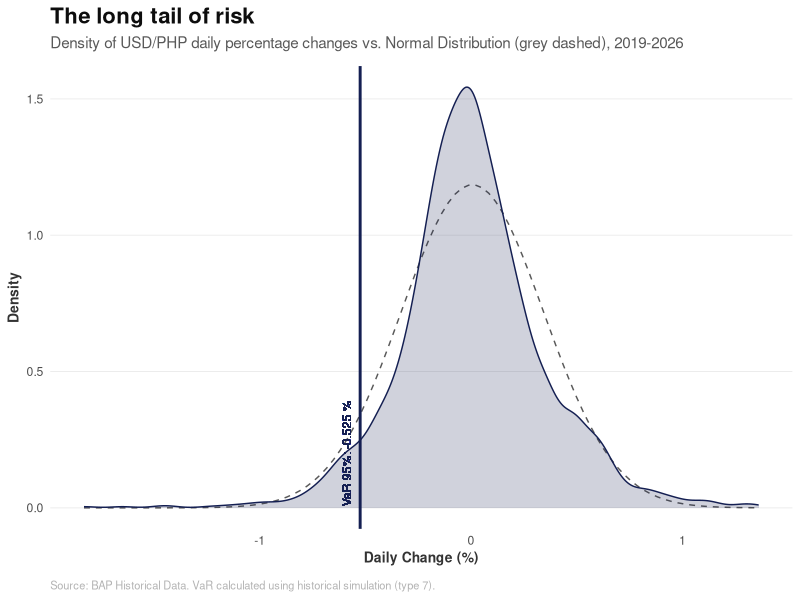
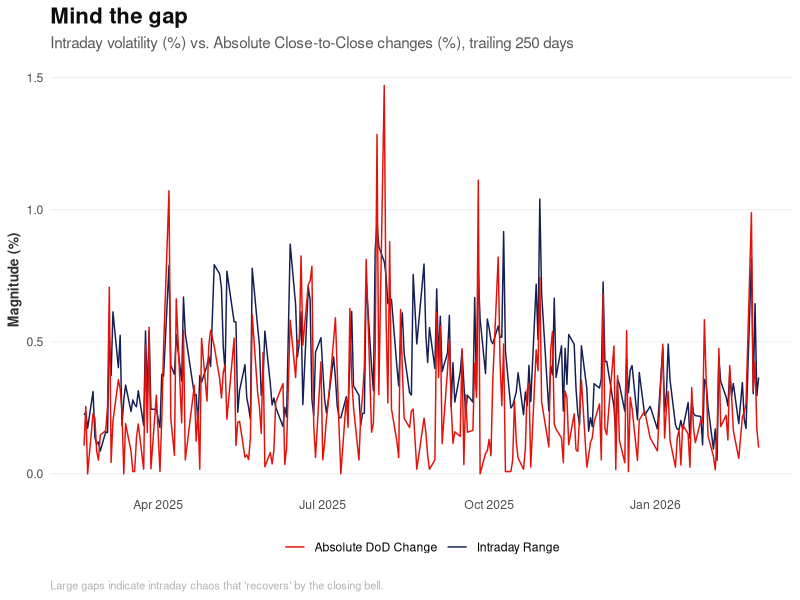
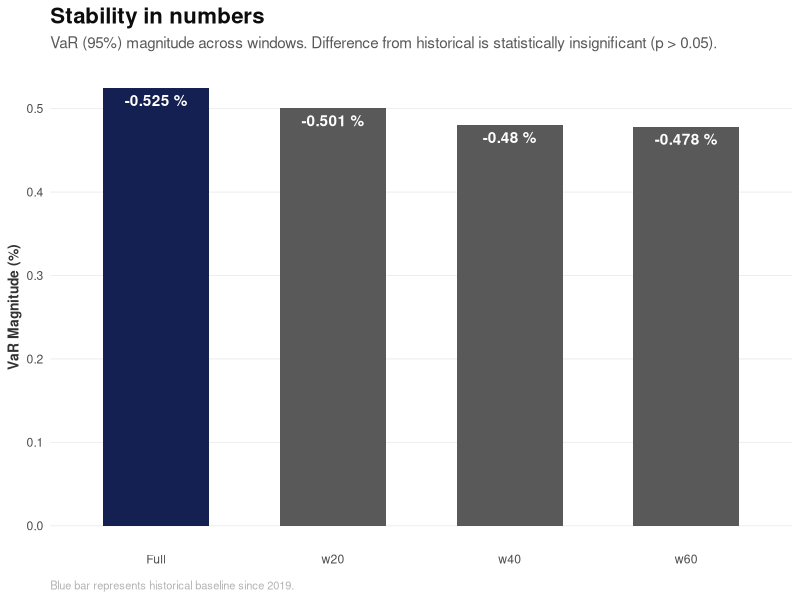
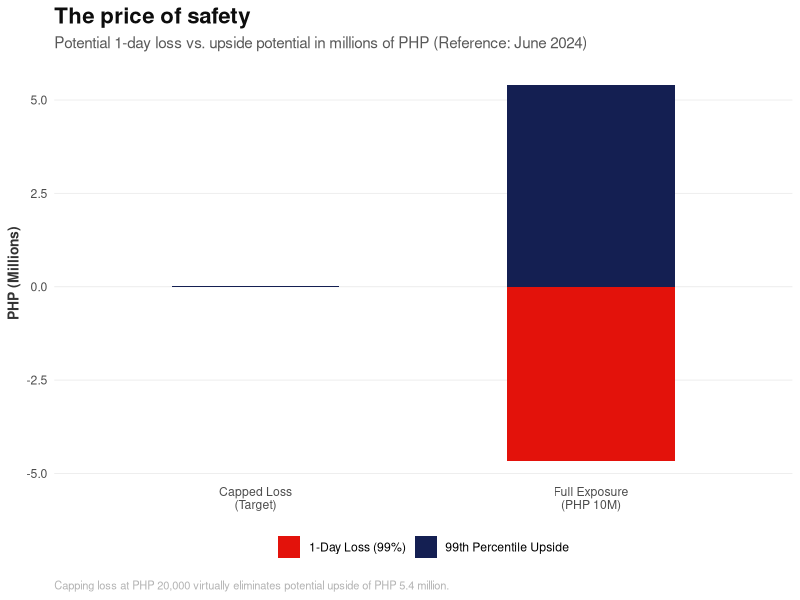

R code for these plots, in order:
## ---- chunk 1
knitr::opts_chunk$set(echo = TRUE, message = FALSE, warning = FALSE, fig.width = 10, fig.height = 6)
library(readr)
library(dplyr)
library(lubridate)
library(knitr)
library(e1071)
library(ggplot2)
library(ggrepel)

# --- ECONOMIST & QVRS THEME ---
theme_economist_quant <- function() {
  theme_minimal() +
    theme(
      text = element_text(family = "sans"),
      plot.title = element_text(face = "bold", size = 16, color = "#0D0D0D"),
      plot.subtitle = element_text(size = 11, color = "#595959", margin = margin(b = 10)),
      plot.caption = element_text(size = 8, color = "#B3B3B3", hjust = 0, margin = margin(t = 10)),
      panel.grid.major.y = element_line(color = "#EBEBEB", linewidth = 0.3),
      panel.grid.major.x = element_blank(),
      panel.grid.minor = element_blank(),
      axis.title = element_text(size = 10, face = "bold", color = "#333333"),
      axis.ticks = element_blank(),
      legend.position = "bottom",
      legend.title = element_blank()
    )
}

econ_blue <- "#141F52" # Chicago 20
econ_red  <- "#E3120B" # Economist Red
econ_grey <- "#595959" # London 35

# Helper for Levene's Test (Manual Implementation)
levene_test_manual <- function(group1, group2) {
  med1 <- median(group1)
  med2 <- median(group2)
  z1 <- abs(group1 - med1)
  z2 <- abs(group2 - med2)
  t_res <- t.test(z1, z2, var.equal = TRUE)
  return(list(statistic = t_res$statistic, p_value = t_res$p.value))
}
## ---- chunk 2
df_raw <- read_csv("data/consolidated_usdphp.csv") %>%
  mutate(Date = as.Date(Date)) %>%
  arrange(Date)

integrity_check <- data.frame(
  Metric = c("Total Row Count", "Start Date", "End Date", "Rows with High < Low"),
  Value = c(
    as.character(nrow(df_raw)),
    as.character(min(df_raw$Date)),
    as.character(max(df_raw$Date)),
    as.character(nrow(filter(df_raw, High < Low)))
  )
)
kable(integrity_check, caption = "Data Integrity Check")
## ---- chunk 3
# Swap High/Low errors
df <- df_raw %>%
  mutate(
    ActualHigh = pmax(High, Low),
    ActualLow = pmin(High, Low),
    High = ActualHigh,
    Low = ActualLow
  ) %>%
  select(-ActualHigh, -ActualLow)

# Compute Derived Columns
df <- df %>%
  mutate(
    dod_cents = (Close - lag(Close)) * 100,
    dod_pct = (Close - lag(Close)) / lag(Close) * 100,
    intraday_cents = (High - Low) * 100,
    intraday_pct = (High - Low) / Low * 100
  )

# Separate for DoD analysis (drop NA row)
df_returns <- df %>% filter(!is.na(dod_cents))

# Cleaning Verification Output
cleaning_stats <- data.frame(
  Metric = c("Swapped High/Low Count", "Derived Columns", "Remaining Rows"),
  Result = c(
    as.character(nrow(filter(df_raw, High < Low))),
    "DoD (cents/%), Intraday (cents/%)",
    as.character(nrow(df_returns))
  )
)
kable(cleaning_stats, caption = "Data Cleaning Results Summary")
## ---- chunk 4
# Applied to return series (1,735 rows)
windows_returns <- list(
  Full = df_returns,
  w60 = tail(df_returns, 60),
  w40 = tail(df_returns, 40),
  w20 = tail(df_returns, 20)
)

# Applied to intraday series (1,736 rows)
windows_intraday <- list(
  Full = df,
  w60 = tail(df, 60),
  w40 = tail(df, 40),
  w20 = tail(df, 20)
)

window_summary <- data.frame(
  Window = names(windows_returns),
  Start_Date = sapply(windows_returns, function(x) as.character(min(x$Date))),
  n = sapply(windows_returns, nrow)
)
kable(window_summary, caption = "Analysis Windows (Return Series)")
## ---- chunk 5
item1_var <- bind_rows(lapply(windows_returns, function(w) {
  data.frame(
    n = nrow(w),
    VaR_Pct = quantile(w$dod_pct, 0.05, type = 7),
    VaR_Cents = quantile(w$dod_cents, 0.05, type = 7)
  )
}), .id = "Window")
kable(item1_var, caption = "Item 1: Close-to-Close VaR at 95%")

# Outliers
lb_999 <- quantile(df_returns$dod_pct, 0.001, type = 7)
ub_999 <- quantile(df_returns$dod_pct, 0.999, type = 7)
outliers_1 <- df_returns %>% 
  filter(dod_pct < lb_999 | dod_pct > ub_999) %>%
  select(Date, Close, dod_pct, dod_cents)
kable(outliers_1, caption = "Item 1: Outliers (0.1% / 99.9% Bounds)")
## ---- chunk 6
# --- PLOT 1: The Long Tail of Risk ---
ggplot(df_returns, aes(x = dod_pct)) +
  stat_function(fun = dnorm, args = list(mean = mean(df_returns$dod_pct), sd = sd(df_returns$dod_pct)), 
                linetype = "dashed", color = econ_grey, linewidth = 0.5) +
  geom_density(fill = econ_blue, alpha = 0.2, color = econ_blue) +
  geom_vline(xintercept = item1_var$VaR_Pct[1], color = econ_blue, linewidth = 1) +
  geom_text(aes(x = item1_var$VaR_Pct[1], y = 0.2, label = paste("VaR 95%:", round(item1_var$VaR_Pct[1], 3), "%")), 
            angle = 90, vjust = -1, size = 3, color = econ_blue) +
  labs(title = "The long tail of risk",
       subtitle = "Density of USD/PHP daily percentage changes vs. Normal Distribution (grey dashed), 2019-2026",
       x = "Daily Change (%)", y = "Density",
       caption = "Source: BAP Historical Data. VaR calculated using historical simulation (type 7).") +
  theme_economist_quant()
## ---- chunk 7
item2_var <- bind_rows(lapply(windows_intraday, function(w) {
  data.frame(
    n = nrow(w),
    VaR_Cents = quantile(w$intraday_cents, 0.95, type = 7),
    VaR_Pct = quantile(w$intraday_pct, 0.95, type = 7)
  )
}), .id = "Window")
kable(item2_var, caption = "Item 2: Intraday VaR at 95% (Right Tail)")

# Outliers
ub_intraday <- quantile(df$intraday_cents, 0.999, type = 7)
outliers_2 <- df %>% 
  filter(intraday_cents > ub_intraday) %>%
  select(Date, High, Low, intraday_cents, intraday_pct)
kable(outliers_2, caption = "Item 2: Outliers (99.9% Bound)")
## ---- chunk 8
gap_table <- item1_var %>%
  select(Window, dod_var = VaR_Cents) %>%
  left_join(item2_var %>% select(Window, intra_var = VaR_Cents), by = "Window") %>%
  mutate(Gap = abs(intra_var) - abs(dod_var))
kable(gap_table, caption = "Item 3: VaR Gap (Intraday - |DoD|)")
## ---- chunk 9
# --- PLOT 2: Mind the Gap ---
# Filter last 250 days for visibility
df_recent <- tail(df, 250)

ggplot(df_recent, aes(x = Date)) +
  geom_line(aes(y = intraday_pct, color = "Intraday Range"), linewidth = 0.5) +
  geom_line(aes(y = abs(dod_pct), color = "Absolute DoD Change"), linewidth = 0.5) +
  scale_color_manual(values = c("Intraday Range" = econ_blue, "Absolute DoD Change" = econ_red)) +
  labs(title = "Mind the gap",
       subtitle = "Intraday volatility (%) vs. Absolute Close-to-Close changes (%), trailing 250 days",
       x = NULL, y = "Magnitude (%)",
       caption = "Large gaps indicate intraday chaos that 'recovers' by the closing bell.") +
  theme_economist_quant()
## ---- chunk 10
# CVaR
var_95_pct_full <- item1_var$VaR_Pct[1]
var_95_cents_full <- item1_var$VaR_Cents[1]

cvar_pct <- mean(df_returns$dod_pct[df_returns$dod_pct <= var_95_pct_full])
cvar_cents <- mean(df_returns$dod_cents[df_returns$dod_cents <= var_95_cents_full])

# Winsorization
df_winsor <- df_returns %>%
  mutate(dod_pct_w = pmin(pmax(dod_pct, lb_999), ub_999),
         dod_cents_w = pmin(pmax(dod_cents, quantile(dod_cents, 0.001, type=7)), quantile(dod_cents, 0.999, type=7)))

var_winsor_pct <- quantile(df_winsor$dod_pct_w, 0.05, type = 7)
var_winsor_cents <- quantile(df_winsor$dod_cents_w, 0.05, type = 7)

item4_table <- data.frame(
  Metric = c("Raw VaR (95%)", "CVaR (Expected Shortfall)", "Winsorization LB (0.1%)", "Winsorization UB (99.9%)", "VaR after Winsorization", "VaR adjustment"),
  Percentage = c(var_95_pct_full, cvar_pct, lb_999, ub_999, var_winsor_pct, var_winsor_pct - var_95_pct_full),
  Cents = c(var_95_cents_full, cvar_cents, NA, NA, var_winsor_cents, var_winsor_cents - var_95_cents_full)
)
kable(item4_table, caption = "Item 4: Results (Full History)")
## ---- chunk 11
full_pct <- df_returns$dod_pct
item5_tests <- bind_rows(lapply(windows_returns[-1], function(w) {
  ks <- ks.test(full_pct, w$dod_pct)
  levene <- levene_test_manual(full_pct, w$dod_pct)
  data.frame(n = nrow(w), KS_Stat = ks$statistic, KS_p = ks$p.value, Levene_Stat = abs(levene$statistic), Levene_p = levene$p_value)
}), .id = "Window")

item5_desc <- bind_rows(lapply(windows_returns, function(w) {
  data.frame(n = nrow(w), Mean_Pct = mean(w$dod_pct), SD_Pct = sd(w$dod_pct), Skewness = skewness(w$dod_pct), Kurtosis = kurtosis(w$dod_pct))
}), .id = "Window")

item5_comp <- item1_var %>%
  mutate(Diff_from_Full = VaR_Pct - VaR_Pct[1])

kable(item5_tests, caption = "Item 5: Significance Tests")
kable(item5_desc, caption = "Item 5: Descriptive Statistics")
kable(item5_comp, caption = "Item 5: VaR Comparison")
## ---- chunk 12
# --- PLOT 3: Stability in Numbers ---
ggplot(item1_var, aes(x = Window, y = abs(VaR_Pct), fill = Window == "Full")) +
  geom_col(width = 0.6) +
  scale_fill_manual(values = c("TRUE" = econ_blue, "FALSE" = econ_grey)) +
  geom_text(aes(label = paste(round(VaR_Pct, 3), "%")), vjust = 1.5, color = "white", fontface = "bold") +
  labs(title = "Stability in numbers",
       subtitle = "VaR (95%) magnitude across windows. Difference from historical is statistically insignificant (p > 0.05).",
       x = NULL, y = "VaR Magnitude (%)",
       caption = "Blue bar represents historical baseline since 2019.") +
  theme_economist_quant() + theme(legend.position = "none")
## ---- chunk 13
ref_row <- df %>% filter(Date <= as.Date("2024-06-30")) %>% slice_tail(n = 1)
fx_rate <- ref_row$Close
ref_date_used <- ref_row$Date

var_99_pct <- quantile(df_returns$dod_pct, 0.01, type = 7)
upside_99_pct <- quantile(df_returns$dod_pct, 0.99, type = 7)

pos_usd <- 10000000
loss_usd <- abs(var_99_pct / 100) * pos_usd
loss_php <- loss_usd * fx_rate

target_php <- 20000
reduced_pos_usd <- target_php / (abs(var_99_pct / 100) * fx_rate)
upside_full_php <- (upside_99_pct / 100) * pos_usd * fx_rate
upside_reduced_php <- (upside_99_pct / 100) * reduced_pos_usd * fx_rate
upside_sacrificed_php <- upside_full_php - upside_reduced_php

item6_table <- data.frame(
  Parameter = c("Reference Date Used", "FX Rate (PHP/USD)", "VaR at 99% (%)", "USD Position", "1-Day Loss (USD)", "1-Day Loss (PHP)", "Target Max Loss (PHP)", "Reduced USD Position", "USD to Remove", "Upside Return 99% (%)", "Upside Full (PHP)", "Upside Reduced (PHP)", "Upside Sacrificed (PHP)"),
  Value = c(as.character(ref_date_used), fx_rate, var_99_pct, pos_usd, loss_usd, loss_php, target_php, reduced_pos_usd, pos_usd - reduced_pos_usd, upside_99_pct, upside_full_php, upside_reduced_php, upside_sacrificed_php)
)
kable(item6_table, caption = "Item 6: Portfolio Loss and Hedge Sizing")
## ---- chunk 14
# --- PLOT 4: The Price of Safety ---
port_viz <- data.frame(
  Category = c("Full Exposure\n(PHP 10M)", "Capped Loss\n(Target)"),
  Loss = c(loss_php / 1e6, target_php / 1e6),
  Upside = c(upside_full_php / 1e6, upside_reduced_php / 1e6)
)

ggplot(port_viz, aes(x = Category)) +
  geom_col(aes(y = -Loss, fill = "1-Day Loss (99%)"), width = 0.5) +
  geom_col(aes(y = Upside, fill = "99th Percentile Upside"), width = 0.5) +
  scale_fill_manual(values = c("1-Day Loss (99%)" = econ_red, "99th Percentile Upside" = econ_blue)) +
  labs(title = "The price of safety",
       subtitle = "Potential 1-day loss vs. upside potential in millions of PHP (Reference: June 2024)",
       x = NULL, y = "PHP (Millions)",
       caption = "Capping loss at PHP 20,000 virtually eliminates potential upside of PHP 5.4 million.") +
  theme_economist_quant()
## ---- chunk 15
summary_table <- data.frame(
  Item = c(1, 1, 2, 2, 3, 4, 4, 5, 5, 6, 6, 6),
  Description = c("Close-to-close VaR 95% full", "Outlier count (DoD)", "Intraday VaR 95% full", "Outlier count (Intraday)", "VaR gap full", "CVaR 95% full", "Winsorization adjustment", "KS test p-values (60,40,20)", "Max VaR diff across windows", "1-day loss USD 10M (PHP)", "USD pos to cap at PHP 20K", "Upside sacrificed"),
  Result = c(
    paste(round(var_95_cents_full, 2), "cents /", round(var_95_pct_full, 4), "%"),
    as.character(nrow(outliers_1)),
    paste(round(item2_var$VaR_Cents[1], 2), "cents /", round(item2_var$VaR_Pct[1], 4), "%"),
    as.character(nrow(outliers_2)),
    paste(round(gap_table$Gap[1], 2), "cents"),
    paste(round(cvar_cents, 2), "cents /", round(cvar_pct, 4), "%"),
    "0.00 cents",
    paste(round(item5_tests$KS_p, 4), collapse = ", "),
    paste(round(max(abs(item5_comp$Diff_from_Full)), 4), "pp"),
    paste("PHP", format(round(loss_php, 2), big.mark=",")),
    paste("USD", format(round(reduced_pos_usd, 2), big.mark=",")),
    paste("PHP", format(round(upside_sacrificed_php, 2), big.mark=","))
  )
)
kable(summary_table, caption = "Final Summary Table")
## ---- chunk 16
integrity_summary <- data.frame(
  Source = c("Consolidated CSV", "Excel Files (Total)", "Difference"),
  Unique_Dates = c("1,736", "1,486", "-250"),
  Date_Range = c("2019-01-02 to 2026-02-27", "2019-01-02 to 2025-02-18", "Missing Mar 2025 – Feb 2026")
)
kable(integrity_summary, col.names = c("Source", "Unique Dates", "Date Range"), caption = "Data Source Comparison")
